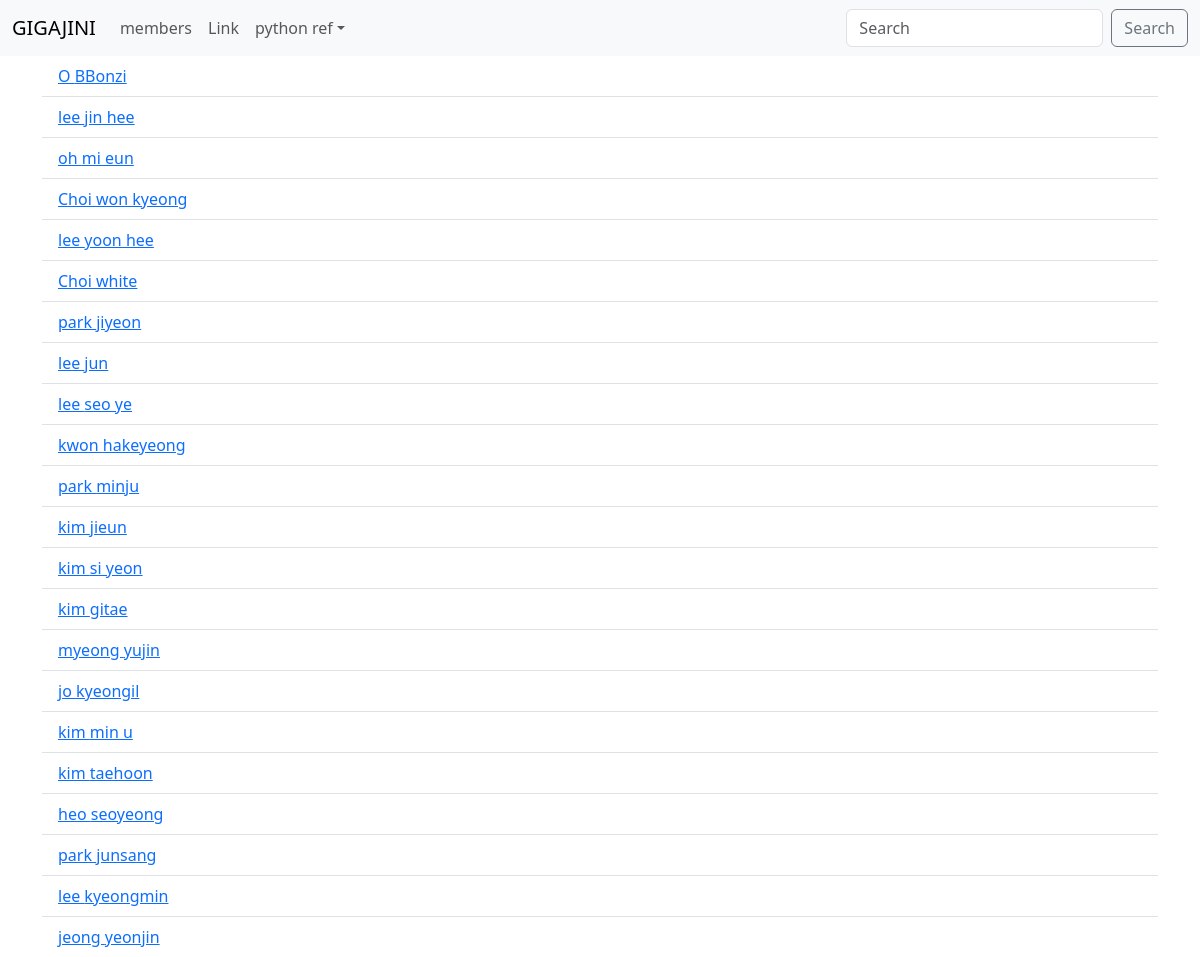
The page /members/ on the database its author committed.
### members/models.py (models this page shows)
class Member(models.Model):
    firstname = models.CharField(max_length=255)
    lastname = models.CharField(max_length=255)
    phone = models.IntegerField(null=True)
    joined_date = models.DateField(null=True)

### members/views.py (the view)
# urls.py: path('members/',views.members, name='members'),
def members(request):
    mymembers = Member.objects.all().values()
    template = loader.get_template('all_members.html')
    context = {
        'mymembers' : mymembers,
    }
    return HttpResponse(template.render(context, request))

### members/templates/all_members.html (shortened to what this page needs)
{% extends "master.html" %}
{% block content %}
<ul class="list-group list-group-flush">
    {% for x in mymembers %}
    <li class="list-group-item">
        <a href="details/{{ x.id }}">
        {{ x.lastname }} {{ x.firstname }}
        </a>
    </li>
    {% endfor %}
</ul>
{% endblock %}

### members/templates/master.html (shortened to what this page needs)
<!DOCTYPE html>
<html lang="en">
<head>
  <link href="https://cdn.jsdelivr.net/npm/bootstrap@5.3.3/dist/css/bootstrap.min.css" rel="stylesheet">
</head>
<body data-bs-spy="scroll" data-bs-target=".navbar" data-bs-offset="50">
{% include 'include/header.html' %}
<div class="container">
  <div class="row">
    <div class="col-md-12">
      {% block content %}
      {% endblock %}
    </div>
  </div>
</div>
</body>
</html>

### members/templates/include/header.html (shortened to what this page needs)
<!DOCTYPE html>
<html lang="en">
<head>
</head>
<body>
<nav class="navbar navbar-expand-sm bg-light">
  <div class="container-fluid">
    <a class="navbar-brand" href="/">GIGAJINI</a>
    <div class="collapse navbar-collapse" id="mynavbar">
      <ul class="navbar-nav me-auto">
        <li class="nav-item">
          <a class="nav-link" href="/members">members</a>
        </li>
        <li class="nav-item">
          <a class="nav-link" href="javascript:void(0)">Link</a>
        </li>
        <li class="nav-item dropdown">
          <a class="nav-link dropdown-toggle" href="" data-bs-toggle="dropdown">python ref</a>
        </li>
      </ul>
      <form class="d-flex">
        <input class="form-control me-2" type="text" placeholder="Search">
        <button class="btn btn-outline-secondary" type="button">Search</button>
      </form>
    </div>
  </div>
</nav>
</body>
</html>

### rows shown on the page
Member: lastname "O", firstname "BBonzi"
Member: lastname "lee", firstname "jin hee"
Member: lastname "oh", firstname "mi eun"
Member: lastname "Choi", firstname "won kyeong"
Member: lastname "lee", firstname "yoon hee"
Member: lastname "Choi", firstname "white"
Member: lastname "park", firstname "jiyeon"
Member: lastname "lee", firstname "jun"
Member: lastname "lee", firstname "seo ye"
Member: lastname "kwon", firstname "hakeyeong"
Member: lastname "park", firstname "minju"
Member: lastname "kim", firstname "jieun"
Member: lastname "kim", firstname "si yeon"
Member: lastname "kim", firstname "gitae"
Member: lastname "myeong", firstname "yujin"
Member: lastname "jo", firstname "kyeongil"
Member: lastname "kim", firstname "min u"
Member: lastname "kim", firstname "taehoon"
Member: lastname "heo", firstname "seoyeong"
Member: lastname "park", firstname "junsang"
Member: lastname "lee", firstname "kyeongmin"
Member: lastname "jeong", firstname "yeonjin"
